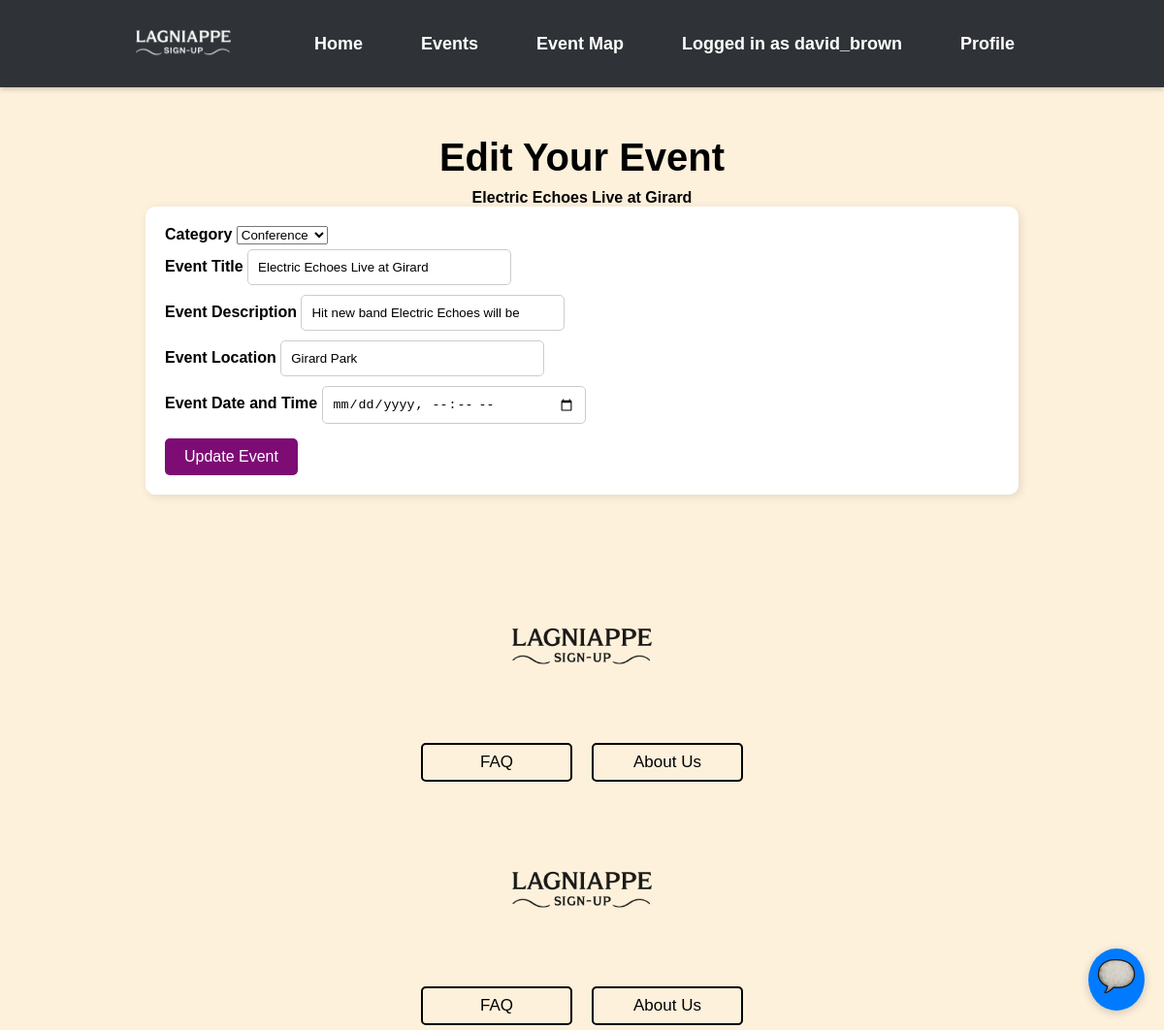
Screenshot of /event/update/1 (signed in) with the database file from the repository.
### events/models.py (models this page shows)
class Users(AbstractUser): # AbstractUser comes with a whole bunch of attributes
    UserID = models.AutoField(("userID"), primary_key=True) # autofield automatically increments an int as a new row is created
    groups = models.ManyToManyField(
        'auth.Group',
        related_name='event_users',  # Custom related_name for reverse accessor
        blank=True
    )
    user_permissions = models.ManyToManyField(
        'auth.Permission',
        related_name='event_user_permissions',  # Custom related_name for reverse accessor
        blank=True
    )

class Event(models.Model):
    EventID = models.AutoField(("eventID"), primary_key=True)
    OrganizerID = models.ForeignKey(Users, on_delete=models.CASCADE)
    CategoryID = models.ForeignKey(Category, on_delete=models.CASCADE)
    Title = models.CharField(("title"), max_length=100)
    Description = models.CharField(("description"), max_length=500)
    Location = models.CharField(("location"), max_length=100)
    DateTime = models.DateTimeField(("datetime"), null=True)
    EventStatus = models.BooleanField(("eventstatus"), default=True)

### lagniappe_signup/views.py (the view)
# urls.py: path('event/update/<int:pk>', views.update_event, name="event-update"),
@login_required(login_url="/signin/")
def update_event(request, pk):
    event = Event.objects.get(EventID=pk)
    if request.method == "POST":
        form = EventForm(request.POST, instance=event)
        if form.is_valid():
            print("Form is valid")
            form.save()
            messages.success(request, 'Event Updated.')
            return redirect(reverse_lazy("event-list"))
        else:
            print("Form is not valid")
            print(form.errors)
    else:
        form = EventForm(instance=event)
    users = Users.objects.all()
    category = Category.objects.all()
    context = {
        "event": event,
        "form": form,
        "Users": users,
        "Category": category,
    }
    return render(request, "event_update.html", context)

### lagniappe_signup/forms.py
class EventForm(forms.ModelForm):
    class Meta:
        model = Event
        fields = [
            'OrganizerID',
            'CategoryID',
            'Title',
            'Description',
            'Location',
            'DateTime',
            'EventStatus',
        ]

### templates/event_update.html (shortened to what this page needs)
{% extends "base.html" %}
{% block content %}
<!DOCTYPE html>
<html lang="en">
<head>
    <link rel="stylesheet" href='css/style.css'>
</head>
<body>
{% if user %}
    <div class="container">
        <h1>Edit Your Event</h1>
        <a><strong>{{ event.Title }}</strong></a>
        <form method="POST">
            <div class="form-group">
                <label for="CategoryID">Category</label>
                <select id="CategoryID" name="CategoryID" required>
                    {% for c in Category %}
                        <option value="{{ c.CategoryID }}">{{ c.Name }}</option>
                    {% endfor %}
                </select>
            </div>
            <div class="form-group">
                <label for="Title">Event Title</label>
                <input type="text" id="Title" value = "{{ event.Title }}" name="Title" required maxlength="100">
            </div>
            <div class="form-group">
                <label for="Description">Event Description</label>
                <input id="Description" name="Description" value = "{{ event.Description }}" required maxlength="500"></textarea>
            </div>
            <div class="form-group">
                <label for="Location">Event Location</label>
                <input type="text" id="Location" name="Location" value = "{{ event.Location }}" required maxlength="100">
            </div>
            <div class="form-group">
                <label for="DateTime">Event Date and Time</label>
                <input type="datetime-local" id="DateTime" value = "{{ event.DateTime }}" name="DateTime" required>
            </div>
            <div class="form-group">
                <button type="submit">Update Event</button>
            </div>
        </form>
    </div>
{% endif %}
{% include "footer.html" %}
</body>
</html>
{% endblock %}

### templates/headBanner.html (shortened to what this page needs)
{% load static %}
<!DOCTYPE html>
<html lang="en">
<head>
    <link rel="stylesheet" href="{% static 'css/style.css' %}">
</head>
<body>
    <nav class="top-banner" style="height: 60px; width: 100%; background-color: #2f3337;">
        <div class="nav-container" style="
            display: flex;
            align-items: center;
            height: 100%;
            padding: 0 20px 0 0;  /* ✅ No left padding */
            box-sizing: border-box;
        ">
            <div class="nav-logo" style="
                margin-left: 0;
                margin-right: 60px;
                display: flex;
                align-items: center;
                padding-left: 10px;  /* ✅ Small padding to prevent touching the edge */
            ">
                <img src="{% static 'images/LSU_white.png' %}"
                     alt="Lagniappe Logo"
                     style="height: 120px; width: auto;">
            </div>
            <ul class="nav-links" style="
                display: flex;
                gap: 30px;
                list-style: none;
                padding: 0;
                margin: 0;
            ">
                <li><a href="{% url 'home' %}">Home</a></li>
                <li><a href="{% url 'event-list' %}">Events</a></li>
                <li><a href="{% url 'map' %}">Event Map</a></li>
                {% if user.is_authenticated %}
                    <li><a>Logged in as {{ user.username }}</a></li>
                    <li><a href="{% url 'profile' user.UserID %}">Profile</a></li>
                {% else %}
                    <li><a href="{% url 'signin' %}">Sign In</a></li>
                {% endif %}
            </ul>
        </div>
    </nav>
    <div id="chat-toggle">
        <img src="{% static 'images/scroll.png' %}">
    </div>
</body>
</html>

### static/css/style.css (style rules this page uses)
body { background-color: #fdf1dc; font-family: Arial, sans-serif; text-align: center; }
.container { width: 80%; max-width: 900px; margin: 50px auto; }
h1 { font-size: 2.5rem; font-weight: bold; margin-bottom: 10px; }
form { display: flex; flex-direction: column; align-items: flex-start; background-color: white; padding: 20px; border-radius: 10px; box-shadow: 2px 2px 10px rgba(0, 0, 0, 0.1); }
label { font-weight: bold; margin-top: 10px; }
input { width: 250px; padding: 10px; margin: 5px 0; border: 1px solid #ccc; border-radius: 5px; }
button { background-color: #7d0c74; color: white; padding: 10px 20px; border: none; border-radius: 5px; font-size: 1rem; cursor: pointer; margin-top: 10px; }
.top-banner { background-color: #343a40; padding: 15px 0; text-align: center; box-shadow: 0 2px 5px rgba(0, 0, 0, 0.2); }
.nav-container { display: flex; justify-content: center; align-items: center; }
.nav-links { list-style: none; padding: 0; margin: 0; display: flex; }
.nav-links li { margin: 0 15px; }
.nav-links li a { text-decoration: none; color: white; font-size: 18px; font-weight: bold; transition: color 0.3s ease; }
#chat-toggle { position: fixed; bottom: 20px; right: 20px; background: #007bff; color: white; border-radius: 50%; padding: 5px; font-size: 24px; cursor: pointer; box-shadow: 0 2px 10px rgba(0,0,0,0.2); z-index: 1000; }

### templates/headBanner.html (style rules this page uses)
html, body { margin: 0; padding: 0; }

### rows the page displays
Users: username "david_brown"
Event: Title "Electric Echoes Live at Girard", Description "Hit new band Electric Echoes will be", Location "Girard Park"

### other values shown
form field CategoryID "Conference"
